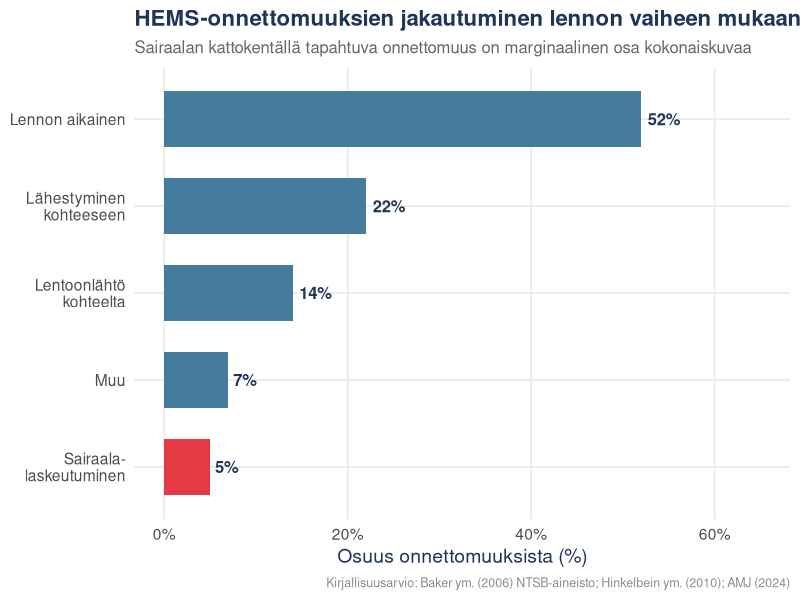
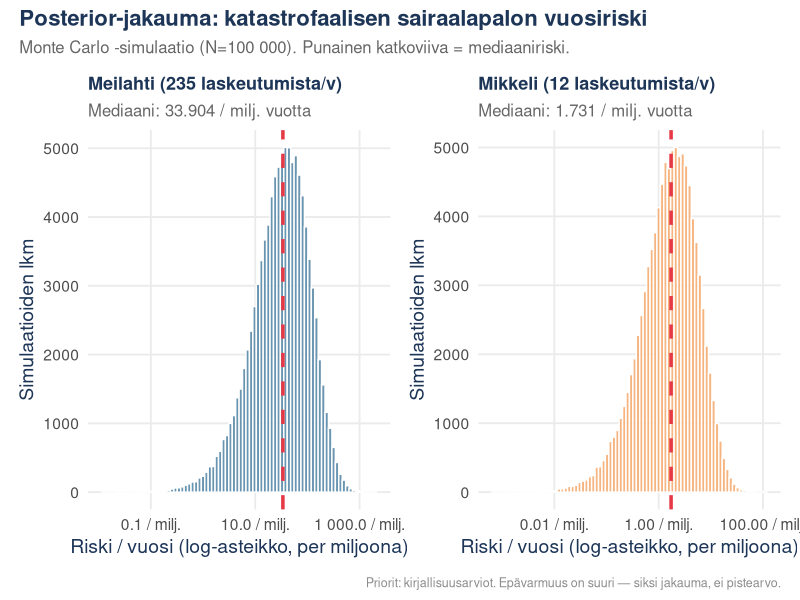
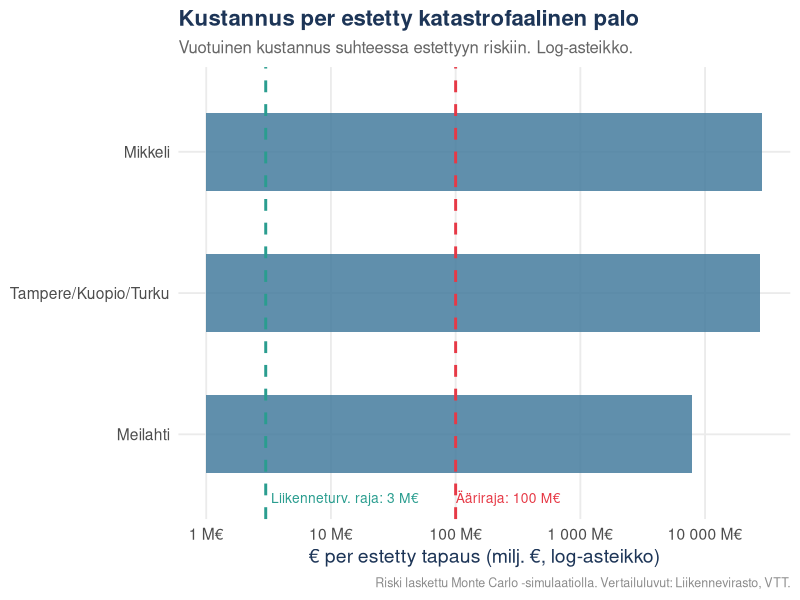
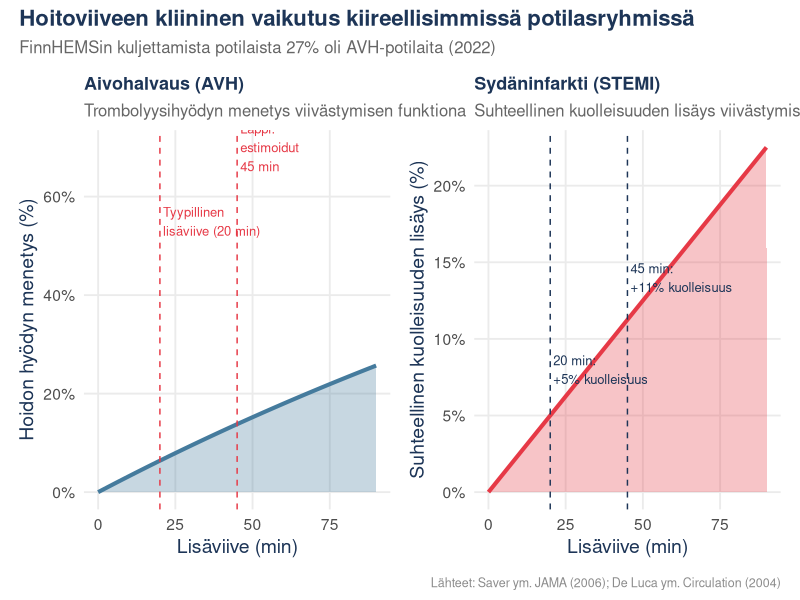
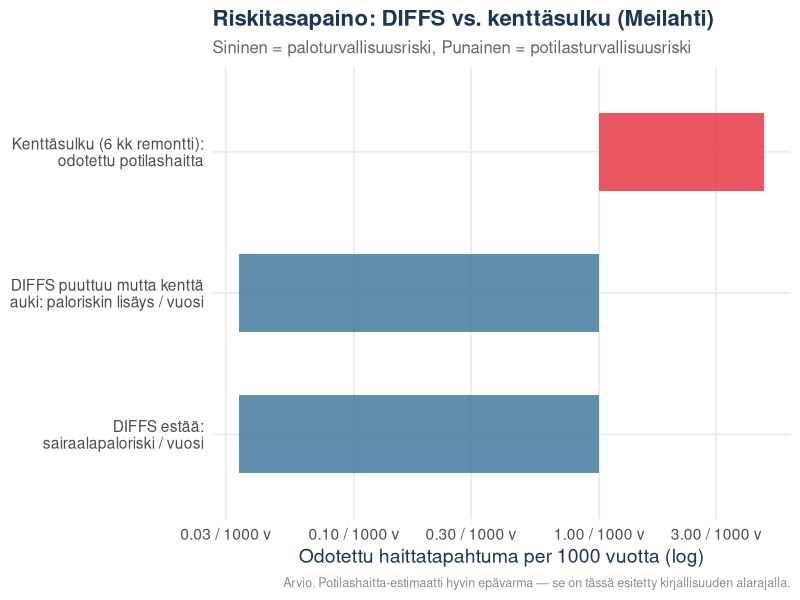
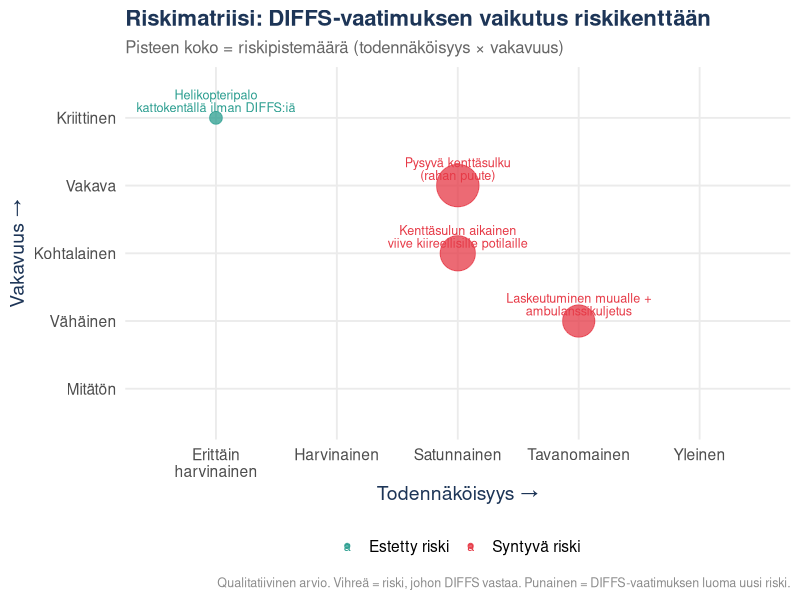

Here is the R script that generated these plots, in order:
## ---- chunk 1
library(tidyverse)
library(ggplot2)
library(patchwork)
library(scales)

# Väripaletti
clr_red    <- "#e63946"
clr_green  <- "#2a9d8f"
clr_orange <- "#f4a261"
clr_navy   <- "#1d3557"
clr_blue   <- "#457b9d"

theme_set(
  theme_minimal(base_size = 14) +
    theme(
      plot.title    = element_text(face = "bold", color = clr_navy, size = 16),
      plot.subtitle = element_text(color = "grey40", size = 12),
      plot.caption  = element_text(color = "grey55", size = 9),
      axis.title    = element_text(color = clr_navy),
      panel.grid.minor = element_blank()
    )
)
## ---- chunk 2

# Kansainväliset tilastot:
# Baker ym. (2006) NTSB-aineisto 1983–2005: 182 onnettomuutta, 22 vuotta, USA
# Suurin osa crash-syistä: sää, pimeys, maasto — ei laskeutumispaikka
# Saksassa: 0.40–0.91 onnettomuutta / 10 000 tehtävää (Hinkelbein ym. 2010)
# USA: ~1.5 onnettomuutta / 100 000 lentotuntia (nykytaso)

# Arvioidaan onnettomuustyypit kirjallisuuden perusteella
accident_phases <- tibble(
  phase = c(
    "Lento (sää / pimeys / maasto)",
    "Lähestyminen kohteeseen",
    "Lentoonlähtö kohteelta",
    "Laskeutuminen sairaalakentälle",
    "Muu / tuntematon"
  ),
  pct = c(52, 22, 14, 5, 7),
  phase_short = c("Lennon aikainen", "Lähestyminen\nkohteeseen", "Lentoonlähtö\nkohteelta",
                  "Sairaala-\nlaskeutuminen", "Muu")
)

ggplot(accident_phases, aes(x = reorder(phase_short, pct), y = pct, fill = phase_short == "Sairaala-\nlaskeutuminen")) +
  geom_col(width = 0.65, show.legend = FALSE) +
  geom_text(aes(label = paste0(pct, "%")), hjust = -0.2, size = 4.2, color = clr_navy, fontface = "bold") +
  scale_fill_manual(values = c("TRUE" = clr_red, "FALSE" = clr_blue)) +
  scale_y_continuous(limits = c(0, 65), labels = label_percent(scale = 1)) +
  coord_flip() +
  labs(
    title = "HEMS-onnettomuuksien jakautuminen lennon vaiheen mukaan",
    subtitle = "Sairaalan kattokentällä tapahtuva onnettomuus on marginaalinen osa kokonaiskuvaa",
    x = NULL, y = "Osuus onnettomuuksista (%)",
    caption = "Kirjallisuusarvio: Baker ym. (2006) NTSB-aineisto; Hinkelbein ym. (2010); AMJ (2024)"
  )
## ---- chunk 3

# Parametrit perustuvat kirjallisuuteen ja Suomen omiin tietoihin:
# - Meilahti: 235 laskeutumista/v (YLE-artikkeli)
# - Mikkeli: 10-15 laskeutumista/v (YLE-artikkeli)
# - HEMS-onnettomuusaste sairaalakenttälaskeutumisessa: ~5% kaikista onnettomuuksista
# - Kansainvälinen onnettomuusaste: n. 1.5/100 000 lentotuntia
# - Noin 15-20 min lento per tehtävä -> 0.25-0.33 tuntia
# - P(onnettomuus per laskeutuminen) ≈ 1.5/100000 * 0.25 = 3.75e-6 per tehtävä
# - P(tulipalo | onnettomuus): 39% kaikista HEMS-onnettomuuksista -> postcrash fire
# - Mutta kattohelikopterilaskeutumisessa fire huomattavasti harvinaisempi kuin maastolaskussa
# - P(leviää sairaalaan | tulipalo kattokentällä) arviolta matala, koska rakennustekniset esteet

set.seed(42)
n_sim <- 100000

# Prior-jakaumat parametreille (beta-jakaumat)
# P(onnettomuus | laskeutuminen kattokentälle)
# Kirjallisuudesta: ~1.5/100000 lentotuntia, laskeutuminen n. 3 min -> 0.05 h
# P ≈ 7.5e-6 per laskeutuminen, mutta kattokentät ovat paremmin varusteltuja -> kerroin 0.5
p_accident <- rbeta(n_sim, shape1 = 1.5, shape2 = 200000)  # harvinainen

# P(tulipalo | onnettomuus kattokentällä)
# Kirjallisuudesta: 39% kaikista HEMS-onnettomuuksista -> postcrash fire
# Mutta kattolaskeutumisissa onnettomuuden laatu erilainen (matalampi nopeus)
p_fire_given_accident <- rbeta(n_sim, shape1 = 8, shape2 = 14)  # ~35%

# P(palo leviää sairaalaan | tulipalo kattokentällä)  
# Kattokenttä on yleensä erillinen rakenne, sprinklerit sisällä, palo-osastointi
p_spread <- rbeta(n_sim, shape1 = 2, shape2 = 20)  # ~10%, epävarma

# Kokonaisriski per laskeutuminen (Monte Carlo)
p_catastrophe_per_landing <- p_accident * p_fire_given_accident * p_spread

# Tulostetaan jakauma
sim_df <- tibble(
  p_per_landing = p_catastrophe_per_landing,
  p_per_year_meilahti = 1 - (1 - p_catastrophe_per_landing)^235,
  p_per_year_mikkeli  = 1 - (1 - p_catastrophe_per_landing)^12
)

quantiles_meilahti <- quantile(sim_df$p_per_year_meilahti, c(0.05, 0.25, 0.5, 0.75, 0.95))
quantiles_mikkeli  <- quantile(sim_df$p_per_year_mikkeli,  c(0.05, 0.25, 0.5, 0.75, 0.95))

# Visualisoi posterior-jakauma vuosiriskille
p1 <- ggplot(sim_df, aes(x = p_per_year_meilahti * 1e6)) +
  geom_histogram(bins = 80, fill = clr_blue, alpha = 0.8, color = "white") +
  geom_vline(xintercept = quantiles_meilahti["50%"] * 1e6, color = clr_red, linewidth = 1.2, linetype = "dashed") +
  scale_x_log10(labels = label_number(suffix = " / milj.")) +
  labs(
    title = "Meilahti (235 laskeutumista/v)",
    subtitle = paste0("Mediaani: ", round(quantiles_meilahti["50%"] * 1e6, 3), " / milj. vuotta"),
    x = "Riski / vuosi (log-asteikko, per miljoona)", y = "Simulaatioiden lkm"
  ) +
  theme(plot.title = element_text(size = 13))

p2 <- ggplot(sim_df, aes(x = p_per_year_mikkeli * 1e6)) +
  geom_histogram(bins = 80, fill = clr_orange, alpha = 0.8, color = "white") +
  geom_vline(xintercept = quantiles_mikkeli["50%"] * 1e6, color = clr_red, linewidth = 1.2, linetype = "dashed") +
  scale_x_log10(labels = label_number(suffix = " / milj.")) +
  labs(
    title = "Mikkeli (12 laskeutumista/v)",
    subtitle = paste0("Mediaani: ", round(quantiles_mikkeli["50%"] * 1e6, 3), " / milj. vuotta"),
    x = "Riski / vuosi (log-asteikko, per miljoona)", y = "Simulaatioiden lkm"
  ) +
  theme(plot.title = element_text(size = 13))

(p1 | p2) +
  plot_annotation(
    title = "Posterior-jakauma: katastrofaalisen sairaalapalon vuosiriski",
    subtitle = "Monte Carlo -simulaatio (N=100 000). Punainen katkoviiva = mediaaniriski.",
    caption = "Priorit: kirjallisuusarviot. Epävarmuus on suuri — siksi jakauma, ei pistearvo."
  )
## ---- chunk 4
# Tiivistetty taulukko
risk_tbl <- tibble(
  Kohde = c("Meilahti (235/v)", "Mikkeli (12/v)", "Tampere/Kuopio/Turku (arvio 30/v)"),
  `Mediaaniriski / vuosi` = c(
    formatC(quantiles_meilahti["50%"], format = "e", digits = 2),
    formatC(quantiles_mikkeli["50%"], format = "e", digits = 2),
    formatC(quantile(1 - (1 - sim_df$p_per_landing)^30, 0.5), format = "e", digits = 2)
  ),
  `90% luottamusvälin yläraja` = c(
    formatC(quantiles_meilahti["95%"], format = "e", digits = 2),
    formatC(quantiles_mikkeli["95%"], format = "e", digits = 2),
    formatC(quantile(1 - (1 - sim_df$p_per_landing)^30, 0.95), format = "e", digits = 2)
  )
)

knitr::kable(risk_tbl, 
             caption = "Simuloitu vuosiriski katastrofaaliselle sairaalakentällä alkavalle palolle",
             align = c("l", "r", "r"))
## ---- chunk 5

# Kustannustiedot (YLE-artikkeli ja alan arviot)
# Meilahti: 8 M€, elinkaarikus. 30 v -> 267 000 €/v
# Mikkeli: arvio 1–2 M€ (pienemp. kenttä), elinkaarikus. ~50 000 €/v
# Tampere/Kuopio/Turku: ~2–4 M€, ~100 000 €/v

# Riski / vuosi (mediaani simulaatiosta)
meilahti_risk_per_year <- median(sim_df$p_per_year_meilahti)
mikkeli_risk_per_year  <- median(sim_df$p_per_year_mikkeli)
muut_risk_per_year     <- median(1 - (1 - sim_df$p_per_landing)^30)

cost_df <- tibble(
  kohde = c("Meilahti", "Mikkeli", "Tampere/Kuopio/Turku"),
  annual_cost_eur = c(267000, 50000, 120000),
  risk_per_year   = c(meilahti_risk_per_year, mikkeli_risk_per_year, muut_risk_per_year),
  cost_per_prevented = annual_cost_eur / risk_per_year  # €/estetty tapaus
)

# Vertailukohtia terveydenhuollossa hyväksytyistä kustannustehokkuuksista:
# WHO-kynnys: ~100 000 €/QALY (Suomessa ~40 000–80 000 €)
# Liikenneturvallisuus: ~3 M€ per estetty kuolema (Suomi)
# Teollisuuden prosessiturvall.: ~1–10 M€ per vakava tapaus

reference_lines <- tibble(
  label = c("Liikenneturv.: 3 M€/kuolema", "Prosessiteollisuus: 10 M€/tapaus", "Ääriraja: 100 M€/tapaus"),
  value = c(3e6, 10e6, 100e6),
  color = c(clr_green, clr_orange, clr_red)
)

ggplot(cost_df, aes(x = reorder(kohde, cost_per_prevented), y = cost_per_prevented / 1e6)) +
  geom_col(fill = clr_blue, width = 0.55, alpha = 0.85) +
  geom_hline(yintercept = 3, color = clr_green,  linewidth = 1, linetype = "dashed") +
  #geom_hline(yintercept = 10, color = clr_orange, linewidth = 1, linetype = "dashed") +
  geom_hline(yintercept = 100, color = clr_red,   linewidth = 1, linetype = "dashed") +
  annotate("text", x = 0.55, y = 3.3,  label = "Liikenneturv. raja: 3 M€",  hjust = 0, color = clr_green,  size = 3.5) +
#  annotate("text", x = 0.55, y = 10.3, label = "Prosessiteollisuus: 10 M€", hjust = 0, color = clr_orange, size = 3.5) +
  annotate("text", x = 0.55, y = 100.3,label = "Ääriraja: 100 M€",          hjust = 0, color = clr_red,    size = 3.5) +
  scale_y_log10(labels = label_dollar(prefix = "", suffix = " M€", big.mark = " ")) +
  coord_flip() +
  labs(
    title = "Kustannus per estetty katastrofaalinen palo",
    subtitle = "Vuotuinen kustannus suhteessa estettyyn riskiin. Log-asteikko.",
    x = NULL, y = "€ per estetty tapaus (milj. €, log-asteikko)",
    caption = "Riski laskettu Monte Carlo -simulaatiolla. Vertailuluvut: Liikennevirasto, VTT."
  )
## ---- chunk 6

# Stroke (aivoverenkiertohäiriö): "Time is brain"
# - n. 1.9 miljoonaa neuronia kuolee per minuutti ilman hoitoa
# - tPA-liuotushoidon hyöty vähenee lineaarisesti ajan funktiona
# - Yli 4.5h -> ei enää trombolyysiä
# - STEMI (sydäninfarkti): jokainen 10 min viive lisää kuolleisuutta ~7.5%
# FinnHEMS 2022: 27% kuljetetuista potilaista oli AVH-potilaita

# Simuloidaan viivästymisen vaikutus
delay_min <- seq(0, 90, by = 1)

# Stroke: suhteellinen hyödyn menetys trombolyysille (Saver ym. JAMA 2006)
# Hyöty vähenee ~5% per 15 min -> 0.33% per min
stroke_benefit_loss <- 1 - exp(-0.0033 * delay_min)

# STEMI: kuolleisuuden suhteellinen lisäys (De Luca ym. Circulation 2004)
# ~7.5% per 30 min -> 0.25% per min
stemi_mortality_increase <- 0.0025 * delay_min

delay_df <- tibble(
  delay_min,
  stroke_benefit_loss_pct = stroke_benefit_loss * 100,
  stemi_mortality_pct     = stemi_mortality_increase * 100
)

p3 <- ggplot(delay_df, aes(x = delay_min, y = stroke_benefit_loss_pct)) +
  geom_area(fill = clr_blue, alpha = 0.3) +
  geom_line(color = clr_blue, linewidth = 1.4) +
  geom_vline(xintercept = c(20, 45), linetype = "dashed", color = clr_red) +
  annotate("text", x = 21, y = 55, label = "Tyypillinen\nlisäviive (20 min)", 
           hjust = 0, color = clr_red, size = 3.3) +
  annotate("text", x = 46, y = 70, label = "Lappi:\nestimoidut\n45 min", 
           hjust = 0, color = clr_red, size = 3.3) +
  scale_y_continuous(labels = label_percent(scale = 1)) +
  labs(
    title = "Aivohalvaus (AVH)",
    subtitle = "Trombolyysihyödyn menetys viivästymisen funktiona",
    x = "Lisäviive (min)", y = "Hoidon hyödyn menetys (%)"
  ) +
  theme(plot.title = element_text(size = 13))

p4 <- ggplot(delay_df, aes(x = delay_min, y = stemi_mortality_pct)) +
  geom_area(fill = clr_red, alpha = 0.3) +
  geom_line(color = clr_red, linewidth = 1.4) +
  geom_vline(xintercept = c(20, 45), linetype = "dashed", color = clr_navy) +
  annotate("text", x = 21, y = 8, label = "20 min:\n+5% kuolleisuus", 
           hjust = 0, color = clr_navy, size = 3.3) +
  annotate("text", x = 46, y = 14, label = "45 min:\n+11% kuolleisuus", 
           hjust = 0, color = clr_navy, size = 3.3) +
  scale_y_continuous(labels = label_percent(scale = 1)) +
  labs(
    title = "Sydäninfarkti (STEMI)",
    subtitle = "Suhteellinen kuolleisuuden lisäys viivästymisen funktiona",
    x = "Lisäviive (min)", y = "Suhteellinen kuolleisuuden lisäys (%)"
  ) +
  theme(plot.title = element_text(size = 13))

(p3 | p4) +
  plot_annotation(
    title = "Hoitoviiveen kliininen vaikutus kiireellisimmissä potilasryhmissä",
    subtitle = "FinnHEMSin kuljettamista potilaista 27% oli AVH-potilaita (2022)",
    caption = "Lähteet: Saver ym. JAMA (2006); De Luca ym. Circulation (2004)"
  )
## ---- chunk 7

# Meilahti: 235 laskeutumista/v, joista huomattava osa AVH/STEMI-potilaita
# Oletetaan: 40% laskeutumisista tulee kiireellinen potilas joka hyötyy suorasta kentästä
# Jos kenttä kiinni 6 kk: ~117 laskeutumista menetetään
# Näistä 40% kiireellisiä -> 47 potilasta
# Osalle lisäviive 15–30 min, hyöty pienenee

# Meilahti-remonttiaikana menetetyt potilashyödyt (arvio)
n_urgent_meilahti <- 235 * 0.40 * 0.5  # 6 kk kiinni, 40% kiireellisiä

# Odotettu AVH-kuoleman estäminen 20 min lisäviiveen takia:
# Väestötasolla: 1/50 – 1/200 potilaalle huono lopputulos lisäviiveen takia
# Konservatiivinen arvio: 1/100

expected_harm_meilahti <- n_urgent_meilahti * (1/100)  # ylimääräisiä huonoja lopputuloksia

# Verrataan DIFFS:n estämään riskiin
diffs_benefit_meilahti <- meilahti_risk_per_year  # sama kuin aiemmin (katastrofaalinen palo)

comparison_df <- tibble(
  scenario = c("DIFFS estää:\nsairaalapaloriski / vuosi", 
               "DIFFS puuttuu mutta kenttä\nauki: paloriskin lisäys / vuosi",
               "Kenttäsulku (6 kk remontti):\nodotettu potilashaitta"),
  value = c(diffs_benefit_meilahti, diffs_benefit_meilahti, expected_harm_meilahti / 100),
  type  = c("paloturvallisuus", "paloturvallisuus", "potilasturvallisuus")
)

ggplot(comparison_df, aes(x = reorder(scenario, value), y = value * 1000, fill = type)) +
  geom_col(width = 0.55, alpha = 0.85, show.legend = FALSE) +
  scale_fill_manual(values = c("paloturvallisuus" = clr_blue, "potilasturvallisuus" = clr_red)) +
  scale_y_log10(labels = label_number(suffix = " / 1000 v")) +
  coord_flip() +
  labs(
    title = "Riskitasapaino: DIFFS vs. kenttäsulku (Meilahti)",
    subtitle = "Sininen = paloturvallisuusriski, Punainen = potilasturvallisuusriski",
    x = NULL, y = "Odotettu haittatapahtuma per 1000 vuotta (log)",
    caption = "Arvio. Potilashaitta-estimaatti hyvin epävarma — se on tässä esitetty kirjallisuuden alarajalla."
  )
## ---- chunk 8

# Kvalitatiivinen yhteenvetokuva
summary_df <- tibble(
  riski = c(
    "Helikopteripalo\nkattokentällä ilman DIFFS:iä",
    "Kenttäsulun aikainen\nviive kiireellisille potilaille",
    "Pysyvä kenttäsulku\n(rahan puute)",
    "Laskeutuminen muualle +\nambulanssikuljetus"
  ),
  todennäköisyys = c(1, 3, 3, 4),  # 1=erittäin harvinainen, 5=tavanomainen
  vakavuus       = c(5, 3, 4, 2),   # 1=vähäinen, 5=kriittinen
  vaikutetaanko  = c("DIFFS vaikuttaa", "DIFFS luo", "DIFFS luo", "DIFFS luo"),
  group          = c("Estetty riski", "Syntyvä riski", "Syntyvä riski", "Syntyvä riski")
)

ggplot(summary_df, 
       aes(x = todennäköisyys, y = vakavuus, 
           color = group, size = todennäköisyys * vakavuus,
           label = riski)) +
  geom_point(alpha = 0.75) +
  geom_text(nudge_y = 0.25, size = 3.2, lineheight = 0.85) +
  scale_color_manual(values = c("Estetty riski" = clr_green, "Syntyvä riski" = clr_red)) +
  scale_size_continuous(range = c(4, 14), guide = "none") +
  scale_x_continuous(breaks = 1:5, 
                     labels = c("Erittäin\nharvinainen", "Harvinainen", "Satunnainen", 
                                "Tavanomainen", "Yleinen"),
                     limits = c(0.5, 5.5)) +
  scale_y_continuous(breaks = 1:5,
                     labels = c("Mitätön", "Vähäinen", "Kohtalainen", "Vakava", "Kriittinen"),
                     limits = c(0.5, 5.5)) +
  labs(
    title = "Riskimatriisi: DIFFS-vaatimuksen vaikutus riskikenttään",
    subtitle = "Pisteen koko = riskipistemäärä (todennäköisyys × vakavuus)",
    x = "Todennäköisyys →", y = "Vakavuus →",
    color = NULL,
    caption = "Qualitatiivinen arvio. Vihreä = riski, johon DIFFS vastaa. Punainen = DIFFS-vaatimuksen luoma uusi riski."
  ) +
  theme(legend.position = "bottom")
